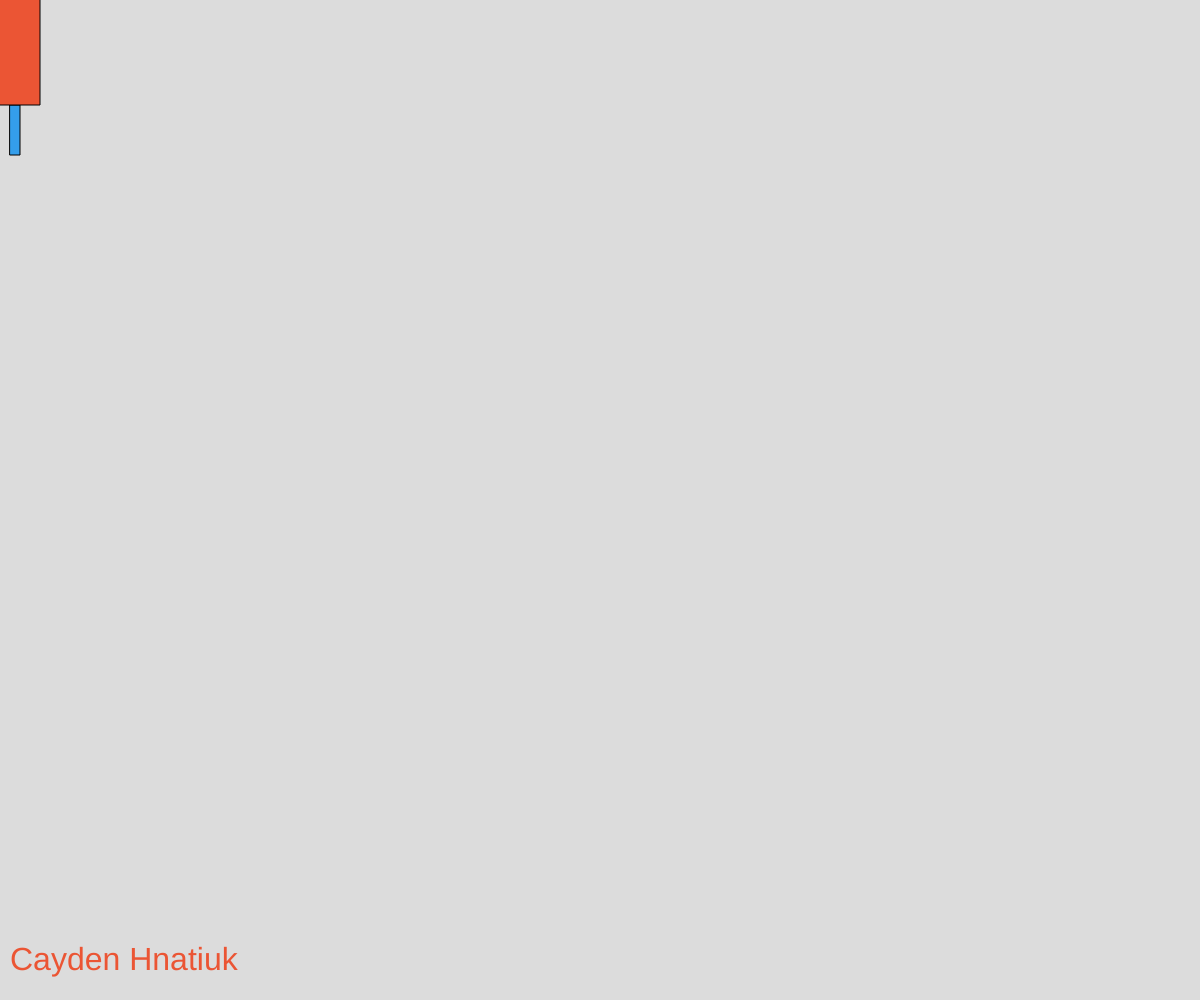
Frame 1 (no input)
Frame 60 (no input): identical to frame 1, image omitted
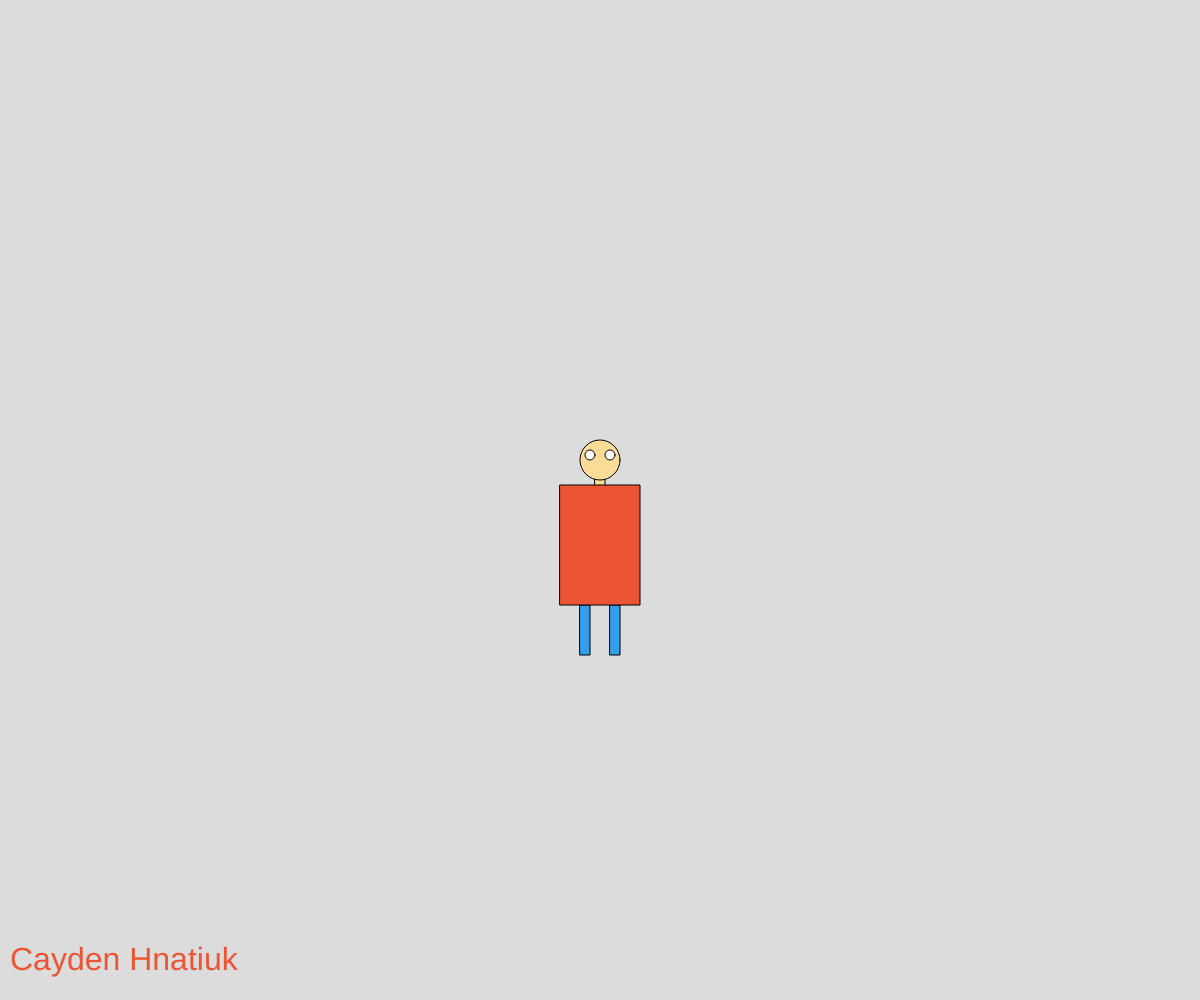
Frame 120 (the mouse pressed at the canvas centre since frame 60)

The p5.js sketch that drew these frames (run headless with seeded random() and noise() and a simulated clock; from frame 60 on, the mouse is pressed at the canvas centre):

// p5.js sketch
// ── sketch.js
// Interactive Scene
// Cayden
// Feb 6th/2020
//
// Scene where you can move the character around and interact with

let sunSize = 150;//global variable for sunsize
let back = 0;

function setup() {
  createCanvas(windowWidth, windowHeight);
}

function draw() {
  background(220);
  currentBack();
  character();
  textSize(32);
  text("Cayden Hnatiuk",10,windowHeight-30);
}

function mousePressed(){
  if(back < 3){
    back = back = 1;
  }
  else{
    back = 0;
  } 
}

function currentBack(){
  mousePressed();
}

function sunChange(){// changes the size of the sun
  if(keyCode === RETURN){//stops the sun from expanding or decreasing
    sunSize = 150;
  }
  if(keyCode === UP_ARROW){
    sunSize = sunSize +10;//increases size of sun
  }
  if(keyCode === DOWN_ARROW){//decreases size of sun
    sunSize = sunSize -10;
  }
}

function background1(){
  sunChange();
  background(53,179,204);
  fill(123,252,3);
  rect(0,(windowHeight/4)*3,windowWidth,windowHeight);//grass
  fill(240,252,3);
  ellipse(windowWidth/5,windowHeight/5,sunSize,sunSize);//sun
}

function character(){
  fill(250,220,150);
  rect(mouseX-5,mouseY-30,10,20);//neck
  ellipse(mouseX,mouseY-40,40,40);//head
  fill(255,255,255);
  ellipse(mouseX-10,mouseY-45,10,10);//left eye
  ellipse(mouseX+10,mouseY-45,10,10);//right eye
  fill(52,158,235);
  rect(mouseX-20,mouseY+105,10,50);//left leg
  rect(mouseX+10,mouseY+105,10,50);//right leg
  fill(235,85,52);
  rect(mouseX-40,mouseY-15,80,120);//body
}
